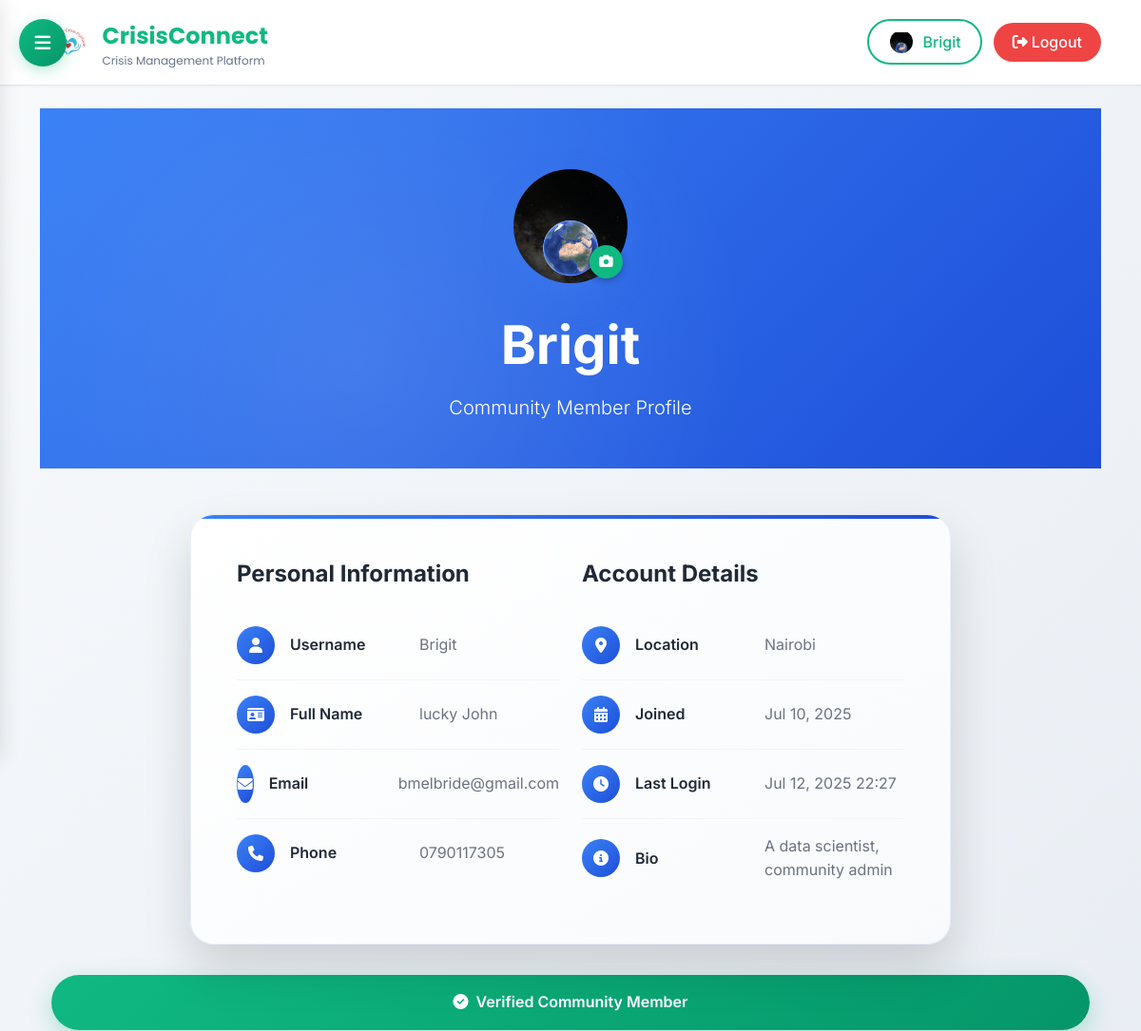
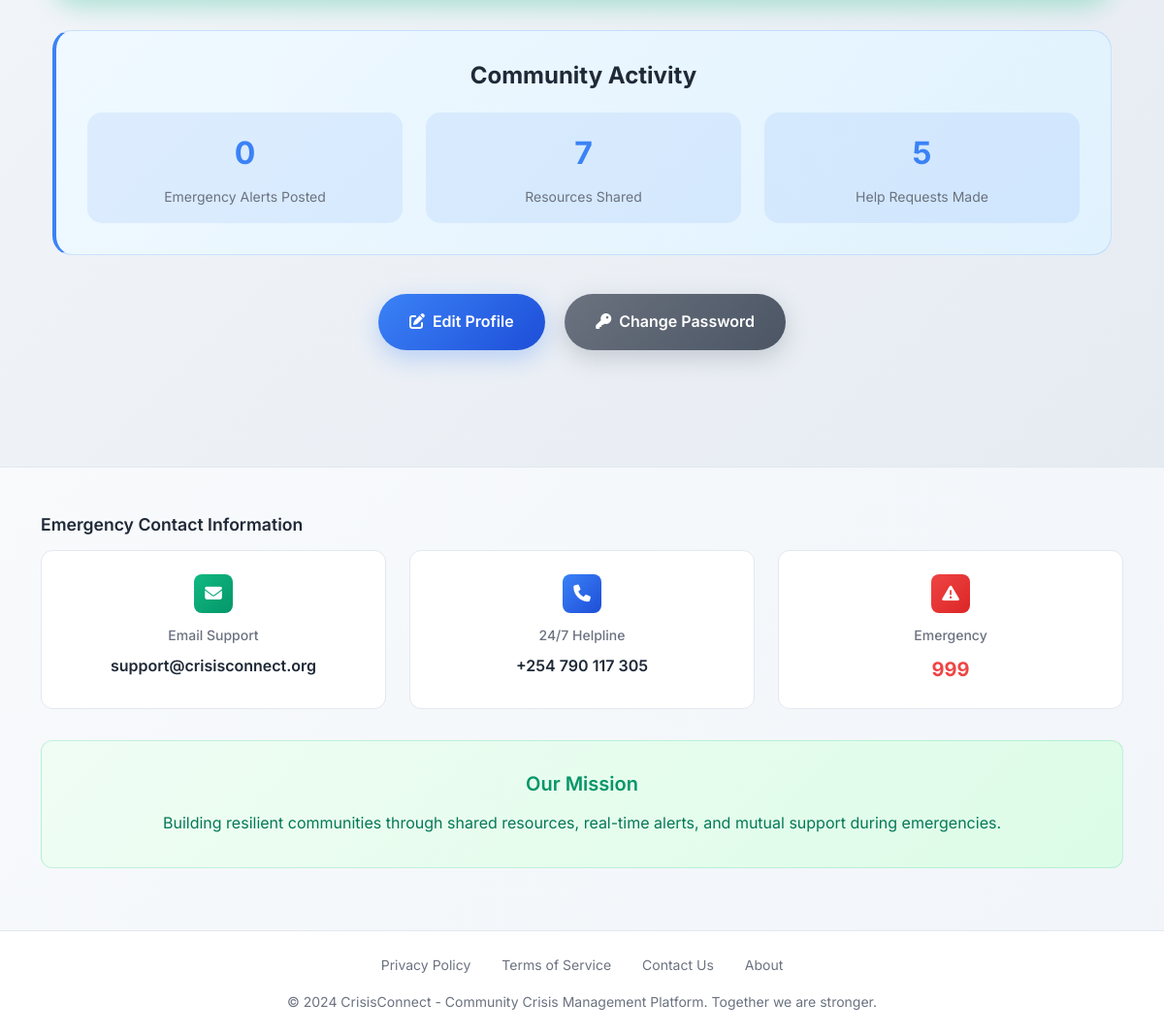
/profile/ (signed in), run on the app's committed database (2 pictures, top to bottom).
### App/models.py (models this page shows, shortened)
class Profile(models.Model):
    ACCOUNT_TYPES = [
        ('community', 'Community Member'),
        ('donor', 'Donor/Supporter'),
    ]
    DONOR_TIERS = [
        ('basic', 'Basic Supporter'),
        ('standard', 'Standard Donor'),
        ('premium', 'Premium Supporter'),
    ]
    user = models.OneToOneField(User, on_delete=models.CASCADE)
    phoneNumber = models.CharField(
        max_length=17,
        default=' ',
        validators=[RegexValidator(regex=r'^\d*$', message='Only numeric values are allowed')]
    )
    location = models.CharField(max_length=100, blank=True, default=' ')
    bio = models.TextField(default='Bio information not provided')
    email = models.EmailField(default='example@example.com')
    profile_picture = models.ImageField(upload_to='profile_pics/', blank=True, null=True)
    first_name = models.CharField(max_length=100, default='')
    last_name = models.CharField(max_length=100, default='')
    is_verified = models.BooleanField(default=False)
    verification_requested = models.BooleanField(default=False)
    account_type = models.CharField(max_length=50, choices=ACCOUNT_TYPES, default='community')
    donor_tier = models.CharField(max_length=50, choices=DONOR_TIERS, blank=True, null=True)
    monthly_contribution = models.DecimalField(max_digits=10, decimal_places=2, default=0.00)
    total_donated = models.DecimalField(max_digits=10, decimal_places=2, default=0.00)
    donor_since = models.DateTimeField(blank=True, null=True)
    @property
    def is_donor(self):
        return self.account_type == 'donor'
    @property
    def donor_badge(self):
        if not self.is_donor or self.total_donated <= 0:
            return None
    @property
    def is_active_donor(self):
        return self.is_donor and self.total_donated > 0

### App/views.py (the view, shortened to what this page needs)
# urls.py: path('profile/', ProfileDetailView.as_view(), name='profile_detail'),
class ProfileDetailView(LoginRequiredMixin, FormMixin, DetailView):
    model = Profile
    form_class = ProfileForm
    template_name = 'App/profile_detail.html'
    success_url = reverse_lazy('profile_detail')
    def get_object(self, queryset=None):
        return get_object_or_404(Profile, user=self.request.user)
    def get_context_data(self, **kwargs):
        context = super().get_context_data(**kwargs)
        if 'form' not in context:
            context['form'] = self.get_form()
        return context
    def get_form(self, form_class=None):
        if form_class is None:
            form_class = self.get_form_class()
        return form_class(instance=self.get_object())

### App/templates/App/profile_detail.html (shortened to what this page needs)
{% extends "App/base.html" %}
{% block content %}
<div class="page-header">
    <div class="container" style="position: relative; z-index: 2;">
        <div class="profile-avatar" style="position: relative; cursor: pointer;" onclick="openProfilePictureModal()">
            {% if object.profile_picture %}
                <img src="{{ object.profile_picture.url }}" alt="{{ object.user.username }}" style="width: 120px; height: 120px; border-radius: 50%; object-fit: cover;">
            {% else %}
                {{ object.user.username|first|upper }}
            {% endif %}
            <div class="camera-overlay" style="position: absolute; bottom: 5px; right: 5px; width: 35px; height: 35px; background: #10b981; border-radius: 50%; display: flex; align-items: center; justify-content: center; color: white; box-shadow: 0 2px 8px rgba(0,0,0,0.3);">
                <i class="fas fa-camera" style="font-size: 0.9rem;"></i>
            </div>
        </div>
        <h1 class="display-4 fw-bold mb-3">{{ object.user.username }}</h1>
        <p class="lead fs-5">Community Member Profile</p>
    </div>
</div>
<section class="py-5">
    <div class="container">
        <div class="profile-card">
            <div class="row">
                <div class="col-md-6">
                    <h4 class="fw-bold mb-4" style="color: #1f2937;">Personal Information</h4>
                    <div class="profile-field">
                        <div class="profile-icon">
                            <i class="fas fa-user"></i>
                        </div>
                        <div class="profile-label">Username</div>
                        <div class="profile-value">{{ object.user.username }}</div>
                    </div>
                    <div class="profile-field">
                        <div class="profile-icon">
                            <i class="fas fa-id-card"></i>
                        </div>
                        <div class="profile-label">Full Name</div>
                        <div class="profile-value">{{ object.first_name }} {{ object.last_name }}</div>
                    </div>
                    <div class="profile-field">
                        <div class="profile-icon">
                            <i class="fas fa-envelope"></i>
                        </div>
                        <div class="profile-label">Email</div>
                        <div class="profile-value">{{ object.email }}</div>
                    </div>
                    <div class="profile-field">
                        <div class="profile-icon">
                            <i class="fas fa-phone"></i>
                        </div>
                        <div class="profile-label">Phone</div>
                        <div class="profile-value">{{ object.phoneNumber|default:"Not provided" }}</div>
                    </div>
                </div>
                <div class="col-md-6">
                    <h4 class="fw-bold mb-4" style="color: #1f2937;">Account Details</h4>
                    <div class="profile-field">
                        <div class="profile-icon">
                            <i class="fas fa-map-marker-alt"></i>
                        </div>
                        <div class="profile-label">Location</div>
                        <div class="profile-value">{{ object.location|default:"Not specified" }}</div>
                    </div>
                    <div class="profile-field">
                        <div class="profile-icon">
                            <i class="fas fa-calendar-alt"></i>
                        </div>
                        <div class="profile-label">Joined</div>
                        <div class="profile-value">{{ object.user.date_joined|date:"M d, Y" }}</div>
                    </div>
                    <div class="profile-field">
                        <div class="profile-icon">
                            <i class="fas fa-clock"></i>
                        </div>
                        <div class="profile-label">Last Login</div>
                        <div class="profile-value">{{ object.user.last_login|date:"M d, Y H:i"|default:"Never" }}</div>
                    </div>
                    {% if object.bio %}
                    <div class="profile-field">
                        <div class="profile-icon">
                            <i class="fas fa-info-circle"></i>
                        </div>
                        <div class="profile-label">Bio</div>
                        <div class="profile-value">{{ object.bio }}</div>
                    </div>
                    {% endif %}
                </div>
            </div>
        </div>
        {% if object.is_verified %}
            <div class="verified-badge">
                <i class="fas fa-check-circle me-2"></i>Verified Community Member
            </div>
        {% endif %}
        <div class="activity-card">
            <h4 class="fw-bold mb-4 text-center" style="color: #1f2937;">Community Activity</h4>
            <div class="activity-stats">
                <div class="stat-item">
                    <span class="stat-number">{{ object.user.alert_set.count }}</span>
                    <div class="stat-label">Emergency Alerts Posted</div>
                </div>
                <div class="stat-item">
                    <span class="stat-number">{{ object.user.resource_set.count }}</span>
                    <div class="stat-label">Resources Shared</div>
                </div>
                <div class="stat-item">
                    <span class="stat-number">{{ object.user.resourcerequest_set.count }}</span>
                    <div class="stat-label">Help Requests Made</div>
                </div>
            </div>
        </div>
        <div class="text-center">
            <a href="{% url 'edit_profile' %}" class="btn-action">
                <i class="fas fa-edit me-2"></i>Edit Profile
            </a>
            <a href="{% url 'password_change' %}" class="btn-action btn-secondary">
                <i class="fas fa-key me-2"></i>Change Password
            </a>
        </div>
    </div>
</section>
{% endblock %}

### App/templates/App/base.html (shortened to what this page needs)
{% load static %}
<!DOCTYPE html>
<html lang="en">
<head>
    <link href="https://cdn.jsdelivr.net/npm/bootstrap@5.3.3/dist/css/bootstrap.min.css" rel="stylesheet">
    <link href="https://cdnjs.cloudflare.com/ajax/libs/font-awesome/6.4.0/css/all.min.css" rel="stylesheet">
</head>
<body>
    <div class="main-content">
    <button class="hamburger-menu" onclick="toggleSidebar()">
        <i class="fas fa-bars"></i>
    </button>
    <nav class="navbar-modern">
        <div class="container">
            <div class="d-flex justify-content-between align-items-center w-100">
                <a class="navbar-brand" href="{% url 'home' %}" style="display: flex; align-items: center;">
                    <img src="{% static 'images/community4.png' %}" alt="CrisisConnect Logo" style="height: 40px; margin-right: 0.5rem;">
                    <div>
                        <div class="navbar-brand-text" style="font-weight: 700; font-size: 1.5rem;">CrisisConnect</div>
                        <div class="navbar-brand-tagline" style="font-size: 0.75rem; color: var(--text-secondary); font-weight: 400; line-height: 1;">Crisis Management Platform</div>
                    </div>
                </a>
                {% if 'password_reset' not in request.path and 'reset' not in request.path %}
                <div class="auth-buttons">
                    {% if user.is_authenticated %}
                        <a href="{% url 'profile_detail' %}" class="btn-auth btn-login" style="display: flex; align-items: center; gap: 0.5rem;" title="Profile - {{ user.username }}">
                            <div style="width: 28px; height: 28px; border-radius: 50%; overflow: hidden; border: 2px solid rgba(255,255,255,0.3);">
                                {% if user.profile.profile_picture %}
                                    <img src="{{ user.profile.profile_picture.url }}" alt="{{ user.username }}" style="width: 100%; height: 100%; object-fit: cover;">
                                {% else %}
                                    <div style="width: 100%; height: 100%; background: linear-gradient(135deg, #10b981, #059669); display: flex; align-items: center; justify-content: center; color: white; font-weight: bold; font-size: 0.8rem;">
                                        {{ user.username|first|upper }}
                                    </div>
                                {% endif %}
                            </div>
                            <span class="btn-text">{{ user.username }}</span>
                        </a>
                        <form method="post" action="{% url 'logout' %}" class="d-inline">
                            <button type="submit" class="btn-logout" title="Logout">
                                <i class="fas fa-sign-out-alt me-1"></i><span class="btn-text">Logout</span>
                            </button>
                        </form>
                    {% endif %}
                </div>
                {% endif %}
            </div>
        </div>
    </nav>
    <div class="container mt-4">
        {% block content %}
        {% endblock %}
    </div>
    {% include 'App/footer.html' %}
    </div>
</body>
</html>

### App/templates/App/base.html (style rules this page uses)
:root { --primary-color: #10b981; --primary-dark: #059669; --secondary-color: #3b82f6; --accent-color: #f59e0b; --danger-color: #ef4444; --warning-color: #f97316; --dark-color: #1f2937; --light-gray: #f8fafc; --border-color: #e2e8f0; --text-primary: #1e293b; --text-secondary: #64748b; --shadow-sm: 0 1px 2px 0 rgb(0 0 0 / 0.05); --shadow-md: 0 4px 6px -1px rgb(0 0 0 / 0.1); --shadow-lg: 0 10px 15px -3px rgb(0 0 0 / 0.1); --gradient-primary: linear-gradient(135deg, #10b981 0%, #059669 100%); --gradient-secondary: linear-gradient(135deg, #3b82f6 0%, #1d4ed8 100%); --gradient-emergency: linear-gradient(135deg, #ef4444 0%, #dc2626 100%); }
* { margin: 0; padding: 0; box-sizing: border-box; }
body { font-family: 'Inter', -apple-system, BlinkMacSystemFont, sans-serif; background: linear-gradient(135deg, #f8fafc 0%, #e2e8f0 100%); color: var(--text-primary); line-height: 1.6; min-height: 100vh; }
.navbar-modern { background: rgba(255, 255, 255, 0.95); backdrop-filter: blur(20px); border-bottom: 1px solid var(--border-color); padding: 1.2rem 0; position: sticky; top: 0; z-index: 1000; box-shadow: var(--shadow-sm); transition: all 0.4s cubic-bezier(0.25, 0.46, 0.45, 0.94); }
.hamburger-menu { position: fixed; top: 20px; left: 20px; background: var(--gradient-primary); border: none; width: 50px; height: 50px; border-radius: 50%; color: white; font-size: 1.2rem; cursor: pointer; z-index: 10001; box-shadow: 0 4px 15px rgba(16, 185, 129, 0.3); transition: all 0.4s cubic-bezier(0.25, 0.46, 0.45, 0.94); }
.navbar-brand img { transition: all 0.4s cubic-bezier(0.25, 0.46, 0.45, 0.94); }
.navbar-brand-text { transition: all 0.4s cubic-bezier(0.25, 0.46, 0.45, 0.94); }
.navbar-brand-tagline { transition: all 0.4s cubic-bezier(0.25, 0.46, 0.45, 0.94); opacity: 1; }
.navbar-brand { font-family: 'Poppins', sans-serif; font-weight: 700; font-size: 1.5rem; color: var(--primary-color) !important; text-decoration: none; }
.main-content { transition: margin-left 0.4s cubic-bezier(0.25, 0.46, 0.45, 0.94); }
.auth-buttons { display: flex; gap: 0.75rem; align-items: center; transition: all 0.4s cubic-bezier(0.25, 0.46, 0.45, 0.94); }
.btn-auth { padding: 0.5rem 1.25rem; border-radius: 25px; font-weight: 500; text-decoration: none; transition: all 0.3s ease; border: 2px solid transparent; }
.btn-login { color: var(--primary-color); border-color: var(--primary-color); }
.btn-logout { background: var(--danger-color); color: white; border: none; padding: 0.5rem 1.25rem; border-radius: 25px; font-weight: 500; cursor: pointer; transition: all 0.3s ease; }

### data on the page
Profile: profile_picture (picture), user.username "Brigit", first_name "lucky", last_name "John", email "bmelbride@gmail.com", phoneNumber "0790117305", location "Nairobi", user.date_joined "Jul 10, 2025", user.last_login "Jul 12, 2025 22:27", bio "A data scientist, community admin", user.alert_set.count "0", user.resource_set.count "7", user.resourcerequest_set.count "5"

### other printed values
{{ user.username }} "Brigit"
